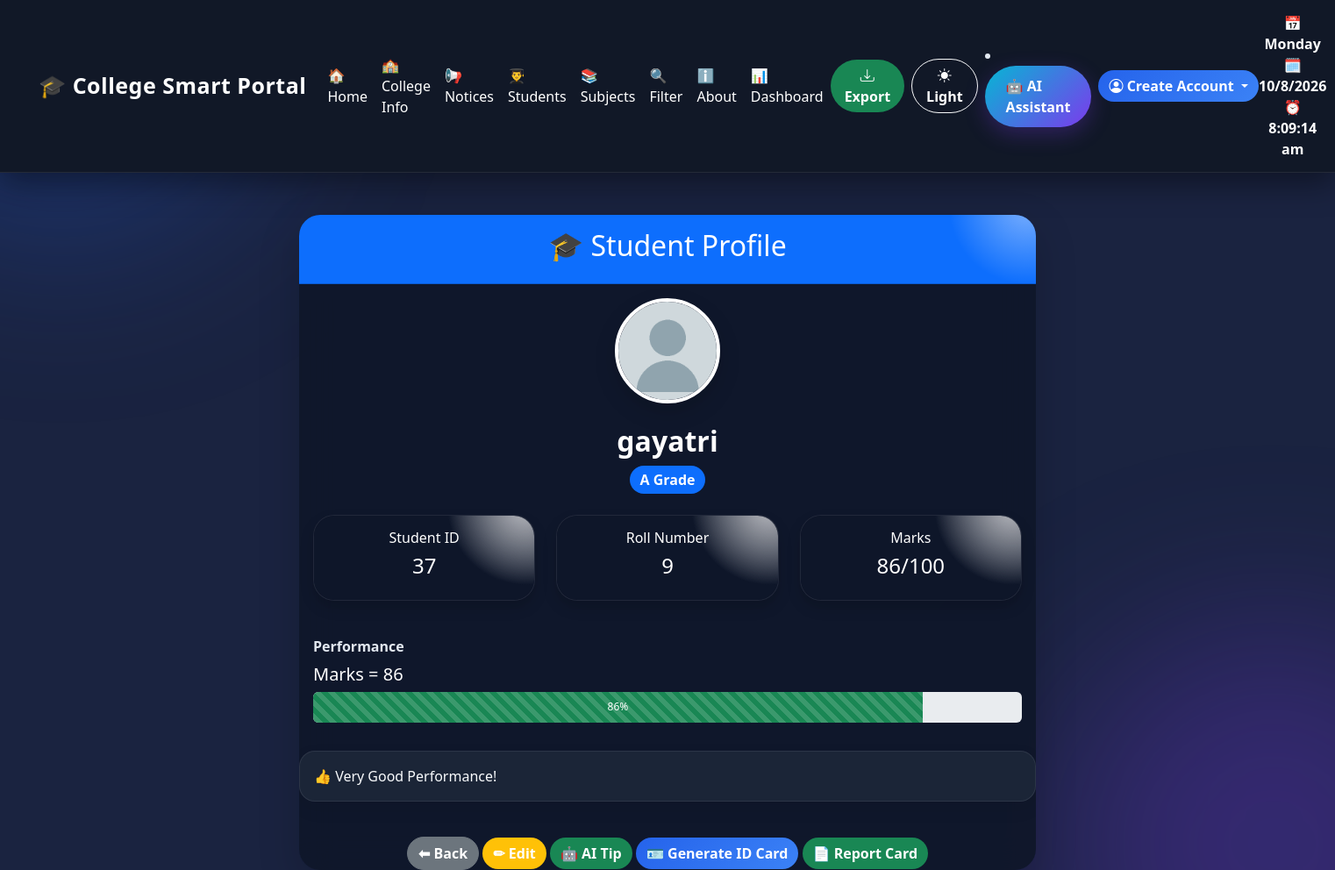
/students_details/37, run on the app's committed database.
### tables this page shows
CREATE TABLE stud (
            id INTEGER PRIMARY KEY AUTOINCREMENT,
            name TEXT NOT NULL,
            roll_no INTEGER NOT NULL,
            marks INTEGER NOT NULL
        , Subject TEXT, photo TEXT);

### app.py (the view)
@app.route("/students_details/<int:id>")
def detail(id):
    conn = get_db(MOHINI_DB)
    student = conn.execute(
        "SELECT * FROM stud WHERE id = ?",
        (id,)
    ).fetchone()
    conn.close()
    if student is None:
        flash("Student not found!", "danger")
        return redirect(url_for("students"))
    return render_template("detail.html", student=student)

### database.py (called while the page is built)
def get_db(MOHINI_DB):
    conn = sqlite3.connect(MOHINI_DB)
    conn.row_factory = sqlite3.Row
    return conn

### templates/detail.html (shortened to what this page needs)
{% extends 'base.html' %}
{% block content %}
<div class="container mt-5">
    <div class="row justify-content-center">
        <div class="col-md-8">
            <div class="card shadow-lg border-0">
                <div class="card-header bg-primary text-white text-center py-3">
                    <h2>🎓 Student Profile</h2>
                </div>
                <div class="card-body">
                    <div class="text-center mb-4">
                       <div class="text-center mb-4">
                            {% if student.photo %}
                                <img src="{{ url_for('static', filename='uploads/' + student.photo) }}"
                                    width="120"
                                    height="120"
                                    class="rounded-circle"
                                    style="object-fit:cover;">
                            {% else %}
                                <img src="{{ url_for('static', filename='uploads/default.png') }}"
                                    width="120"
                                    height="120"
                                    class="rounded-circle"
                                    style="object-fit:cover;">
                            {% endif %}
                        </div>
                        <h2 class="mt-3 fw-bold">
                            {{ student.name }}
                        </h2>
                        {% if student.marks >= 90 %}
                            <span class="badge bg-success fs-6">A+ Grade</span>
                        {% elif student.marks >= 80 %}
                            <span class="badge bg-primary fs-6">A Grade</span>
                        {% elif student.marks >= 70 %}
                            <span class="badge bg-warning text-dark fs-6">B+ Grade</span>
                        {% elif student.marks >= 60 %}
                            <span class="badge bg-info fs-6">B Grade</span>
                        {% else %}
                            <span class="badge bg-danger fs-6">Needs Improvement</span>
                        {% endif %}
                    </div>
                    <div class="row text-center">
                        <div class="col-md-4 mb-3">
                             <div class="card shadow h-100">
                            <div class="card bg-light border-0 shadow-sm">
                                <div class="card-body">
                                    <h6 class="text-muted">Student ID</h6>
                                    <h4>{{ student.id }}</h4>
                                </div>
                            </div>
                            </div>
                        </div>
                        <div class="col-md-4 mb-3">
                              <div class="card shadow h-100">
                                <div class="card bg-light border-0 shadow-sm">
                                <div class="card-body">
                                    <h6 class="text-muted">Roll Number</h6>
                                    <h4>{{ student.roll_no }}</h4>
                                </div>
                            </div>
                            </div>
                        </div>
                        <div class="col-md-4 mb-3">
                            <div class="card shadow h-100">
                            <div class="card bg-light border-0 shadow-sm">
                                <div class="card-body">
                                    <h6 class="text-muted">Marks</h6>
                                    <h4>{{ student.marks }}/100</h4>
                                </div>
                            </div>
                            </div>
                        </div>
                    </div>
                        <div class="mt-4">
                            <label class="fw-bold mb-2">
                                Performance
                            </label>
                            <h5>Marks = {{ student.marks }}</h5>
                            <div class="progress" style="height:35px;">
                                <div class="progress-bar progress-bar-striped progress-bar-animated bg-success"
                                    role="progressbar"
                                    style="width: {{ student.marks }}%;">
                                    {{ student.marks }}%
                                </div>
                            </div>
                        </div>
                    </div>
                    {% if student.marks >= 90 %}
                    <div class="alert alert-success mt-3">
                        🌟 Impressive Performance!
                    </div>
                    {% elif student.marks >= 75 %}
                    <div class="alert alert-primary mt-3">
                        👍 Very Good Performance!
                    </div>
                    {% elif student.marks >= 50 %}
                    <div class="alert alert-warning mt-3">
                        📚 Keep Improving!
                    </div>
                    {% else %}
                    <div class="alert alert-danger mt-3">
                        ⚠ Needs More Practice!
                    </div>
                    {% endif %}
                    <div class="text-center mt-4">
                        <a href="{{ url_for('students') }}"
                        class="btn btn-secondary">
                            ⬅ Back
                        </a>
                        <a href="{{ url_for('edit_student', id=student.id) }}"
                        class="btn btn-warning">
                            ✏ Edit
                        </a>
                        <a href="{{ url_for('get_ai_tip', id=student.id) }}"
                        class="btn btn-success">
                            🤖 AI Tip
                        </a>
                        <a href="{{ url_for('id_card', student_id=student.id) }}"
                        class="btn btn-primary">
                            🪪 Generate ID Card
                        </a>
                        <a href="{{ url_for('report_card', student_id=student.id) }}"
                        class="btn btn-success">
                            📄 Report Card
                        </a>
                    </div>
                </div>
            </div>
        </div>
    </div>
</div>
{% endblock %}

### data on the page
stud: name "gayatri", id "37", roll_no "9", marks "86"

### other printed values
{{ session['username'] if session.get('username') else 'Create Account' }} "Create Account"
